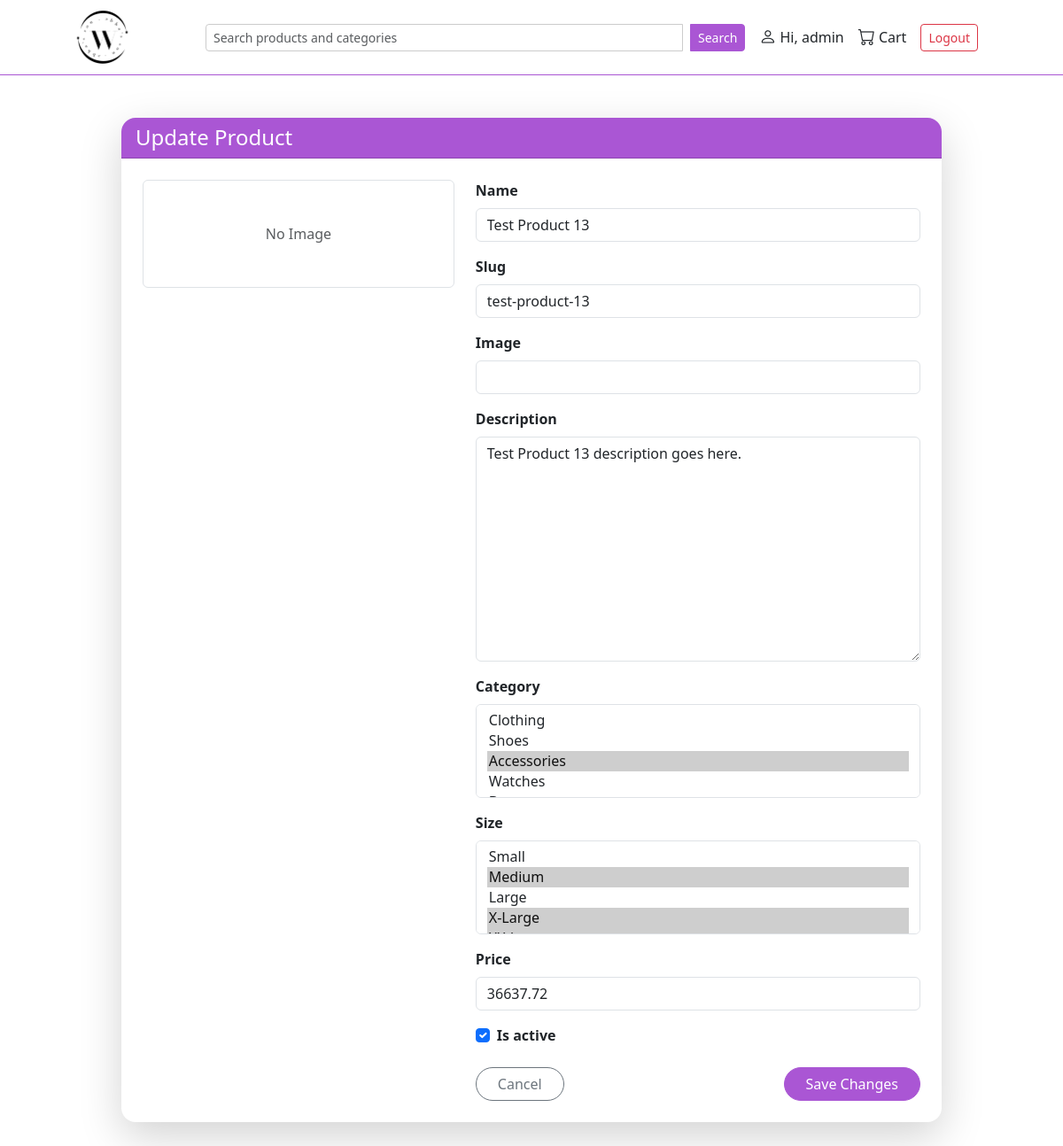
Screenshot of /cart/edit_product/13 (signed in) with the database file from the repository.
### user/models.py (models this page shows, shortened)
class CustomUser(AbstractUser):
    phone = PhoneNumberField(region='NG', blank=True, null=True) # type: ignore

### catalogue/models.py (models this page shows, shortened)
class Product(models.Model):
    name = models.CharField(max_length=100)
    slug = models.SlugField()
    description = models.TextField()
    category = models.ManyToManyField(Category, blank=True, related_name='product')
    price = models.DecimalField(max_digits=10, decimal_places=2)
    size = models.ManyToManyField(Size, blank=True, related_name='sizes')
    image = CloudinaryField('image', blank=True, null=True)
    product_type = models.ForeignKey(ProductType, on_delete=models.CASCADE, related_name='type', null=True)
    is_active = models.BooleanField()
    date_created = models.DateTimeField(auto_now_add=True)

class Size(models.Model):
    size = models.CharField()
    def __str__(self):
        return self.size

### catalogue/views.py (the view)
# urls.py: path('cart/edit_product/<int:id>', views.edit_product, name='edit_product'),
@login_required
def edit_product(request, id):
    product = get_object_or_404(Product, id=id)
    if request.method == 'POST':
        ep_form = EditProductForm(request.POST, request.FILES, instance=product)
        if ep_form.is_valid():
            ep_form.save()
            return redirect('store:edit_product', id=product.id) # type:ignore
    else:
            ep_form = EditProductForm(instance=product)
    return render(request, 'catalogue/edit_product.html', {'form': ep_form})

### catalogue/forms.py
class EditProductForm(forms.ModelForm): #type: ignore
    class Meta:
        model = Product
        fields = ("name", "slug", "image", "description", "category", "size", "price", "is_active")

### catalogue/models.py (called while the page is built)
    def __str__(self):
        return self.name

### catalogue/templates/catalogue/edit_product.html (shortened to what this page needs)
{% extends 'layout.html' %}
{% load widget_tweaks %}
{% block content %}
<div class="container py-5">
  <div class="row justify-content-center">
    <div class="col-md-10">
      <div class="card shadow-lg border-0 rounded-4">
        <div class="card-header bg-primary-custom text-white rounded-top-4">
          <h4 class="mb-0">Update Product</h4>
        </div>
        <div class="card-body p-4">
          <div class="row">
            <div class="col-md-5 text-center mb-4 mb-md-0">
              {% if form.instance.image %}
                <img src="{{ form.instance.image.url }}" alt="Current Image" class="img-fluid rounded shadow-sm" style="max-height: 300px;">
              {% else %}
                <div class="border p-5 rounded text-muted">No Image</div>
              {% endif %}
            </div>
            <div class="col-md-7">
              <form method="POST" enctype="multipart/form-data" class="needs-validation" novalidate>
               {% for field in form %}
                    {% if field.name == "is_active" %}
                        <div class="form-check mb-3">
                        <input class="form-check-input" type="checkbox" id="{{ field.id_for_label }}" name="{{ field.html_name }}" {% if field.value %}checked{% endif %}>
                        <label class="form-check-label fw-semibold" for="{{ field.id_for_label }}">
                            {{ field.label }}
                        </label>
                        </div>
                    {% else %}
                        <div class="mb-3">
                        <label for="{{ field.id_for_label }}" class="form-label fw-semibold">
                            {{ field.label }}
                        </label>
                        {{ field|add_class:"form-control" }}
                        </div>
                    {% endif %}
            {% endfor %}
                <div class="d-flex justify-content-between mt-4">
                  <a href="{% url 'store:store' %}" class="btn btn-outline-secondary rounded-pill px-4">
                    Cancel
                  </a>
                  <button type="submit" class="btn btn-primary-custom rounded-pill px-4">
                    Save Changes
                  </button>
                </div>
              </form>
            </div>
          </div>
        </div>
      </div>
    </div>
  </div>
</div>
{% endblock %}

### templates/layout.html (shortened to what this page needs)
{% load static %}
<!DOCTYPE html>
<html lang="en">
<head>
    <link rel="stylesheet" href="{% static 'css/bootstrap.min.css' %}">
    <link rel="stylesheet" href="https://cdn.jsdelivr.net/npm/bootstrap-icons@1.11.3/font/bootstrap-icons.css">
</head>
<body>
    <div class="topbar d-flex justify-content-between align-items-center sticky-top">
        <a href='{% url "store:store" %}'><div class="logo-space"></div></a>
        <form class="d-flex flex-grow-1 mx-3" method="GET" action=" {% url 'search' %} ">
          <input name="q" class="form-control form-control-sm search-input" type="search" placeholder="Search products and categories" style="max-width: 650px;">
          <button class="btn btn-sm btn-primary-custom ms-2 search-button" type="submit">Search</button>
      </form>
        <div class="d-flex align-items-center ms-auto">
          {% if user.is_authenticated %}
              <a href="{% url 'user:profile' %}" class="text-dark me-3 text-decoration-none d-flex align-items-center">
                  <i class="bi bi-person nav-icon me-1"></i> Hi, {{ user.username|default:"User" }}
              </a>
              <a href="{% url 'order:cart' %}" class="text-dark me-3 text-decoration-none d-flex align-items-center">
                  <i class="bi bi-cart nav-icon me-1"></i> Cart
              </a>
              <form method="POST" action="{% url 'user:logout' %}" class="mb-0">
                  <button class="btn btn-sm btn-outline-danger me-topbar-custom">Logout</button>
              </form>
          {% else %}
              <a href="{% url 'user:login' %}" class="btn btn-sm btn-primary-custom">Login</a>
          {% endif %}
      </div>
    </div>
    <div class="container-fluid" style="padding-left: 0px; padding-right: 0px;">
        {% block content %}
        {% endblock %}
    </div>
</body>
</html>

### rows the page displays
CustomUser: username "admin"
Product: form "Test Product 13" "test-product-13" "Test Product 13 description goes here." "36637.72"
Size: form "Small / Medium ☑ / Large / X-Large ☑"

### other values shown
{{ field.label }} "Name" "Slug" "Image" "Description" "Category" "Size" "Price"
{{ field.label }} "Is active"
